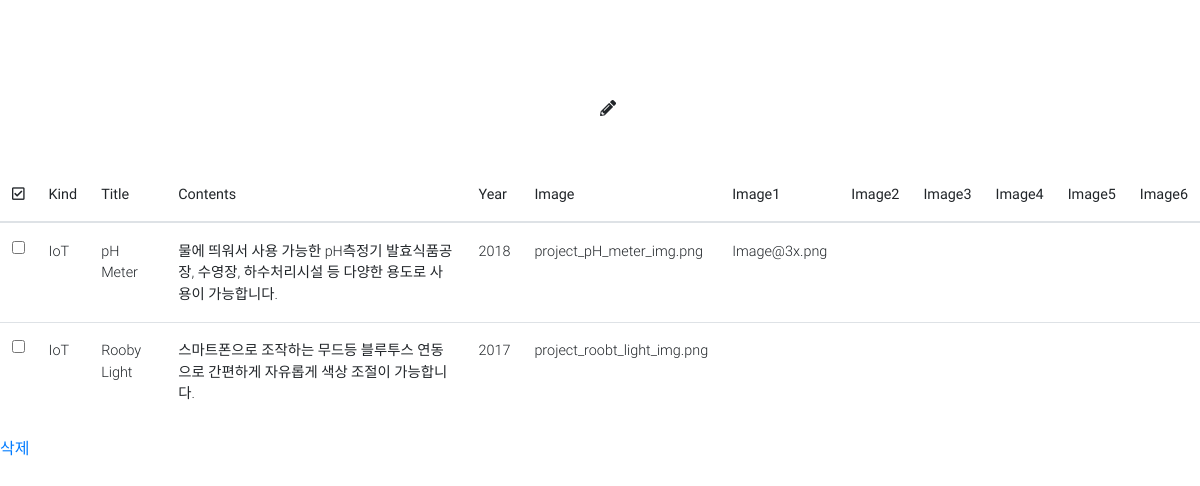
The page /homepage_manager/project_manager.php on the database its author committed.
### tables this page shows
CREATE TABLE `project_info` (
  `PROJECT_NO` int(11) NOT NULL,
  `PROJECT_KIND` varchar(10) NOT NULL,
  `PROJECT_TITLE` varchar(20) NOT NULL,
  `PROJECT_CONTENTS` varchar(100) NOT NULL,
  `PROJECT_YEAR` int(11) NOT NULL,
  `PROJECT_IMG` varchar(100) NOT NULL,
  `PROJECT_IMG1` varchar(100) DEFAULT NULL,
  `PROJECT_IMG2` varchar(100) DEFAULT NULL,
  `PROJECT_IMG3` varchar(100) DEFAULT NULL,
  `PROJECT_IMG4` varchar(100) DEFAULT NULL,
  `PROJECT_IMG5` varchar(100) DEFAULT NULL,
  `PROJECT_IMG6` varchar(100) DEFAULT NULL
);

### homepage_manager/project_manager.php (the view, shortened to what this page needs)
<!doctype html>
<html>
<head>
    <link href="../css/bootstrap.min.css?after" rel="stylesheet">
    <link href="../css/mdb.min.css" rel="stylesheet">
    <link rel="stylesheet" href="https://use.fontawesome.com/releases/v5.7.2/css/all.css">
</head>
<body>
<?php
    try
    {
        $pdo = new PDO("mysql:"."host=localhost;"."dbname=sothecodehome",'root', '123456', array(PDO::MYSQL_ATTR_INIT_COMMAND=>"SET NAMES utf8"));
        $pdo->setAttribute(PDO::ATTR_ERRMODE, PDO::ERRMODE_EXCEPTION);
        $query = $pdo->prepare("SELECT * FROM project_info");
        $query->execute();
    }catch (Exception $e) {
        echo $e->getMessage();
    }
?>
<div id = "write" class="fas fa-pencil-alt" style="padding-top: 100px; padding-bottom: 50px; padding-left: 50%"></div>
<table class="table">
    <thead>
    <tr>
        <th scope="col"><div class="far fa-check-square"></div></th>
        <th scope="col">Kind</th>
        <th scope="col">Title</th>
        <th scope="col">Contents</th>
        <th scope="col">Year</th>
        <th scope="col">Image</th>
        <th scope="col">Image1</th>
        <th scope="col">Image2</th>
        <th scope="col">Image3</th>
        <th scope="col">Image4</th>
        <th scope="col">Image5</th>
        <th scope="col">Image6</th>
    </tr>
    </thead>
    <tbody>
    <?php while($row = $query->fetch(PDO::FETCH_ASSOC)){?>
    <tr>
        <th scope="row"><input type = "checkbox" name = "check" style = "opacity: 1; pointer-events: visible" value = "<?= $row['PROJECT_NO']?>"></th>
        <td><?= $row['PROJECT_KIND'] ?></td>
        <td><?= $row['PROJECT_TITLE'] ?></td>
        <td><?= $row['PROJECT_CONTENTS'] ?></td>
        <td><?= $row['PROJECT_YEAR'] ?></td>
        <td><?= $row['PROJECT_IMG'] ?></td>
        <td><?= $row['PROJECT_IMG1'] ?></td>
        <td><?= $row['PROJECT_IMG2'] ?></td>
        <td><?= $row['PROJECT_IMG3'] ?></td>
        <td><?= $row['PROJECT_IMG4'] ?></td>
        <td><?= $row['PROJECT_IMG5'] ?></td>
        <td><?= $row['PROJECT_IMG6'] ?></td>
    </tr>
    <?php } ?>
    </tbody>
</table>
<a id="delete" href="manager_delete.php">삭제</a>
</body>
</html>

### rows shown on the page
project_info: PROJECT_KIND "IoT", PROJECT_TITLE "pH Meter", PROJECT_CONTENTS "물에 띄워서 사용 가능한 pH측정기 발효식품공장, 수영장, 하수처리시설 등 다양한 용도로 사용이 가능합니다.", PROJECT_YEAR "2018", PROJECT_IMG "project_pH_meter_img.png", PROJECT_IMG1 "Image@3x.png"
project_info: PROJECT_KIND "IoT", PROJECT_TITLE "Rooby Light", PROJECT_CONTENTS "스마트폰으로 조작하는 무드등 블루투스 연동으로 간편하게 자유롭게 색상 조절이 가능합니다.", PROJECT_YEAR "2017", PROJECT_IMG "project_roobt_light_img.png"
